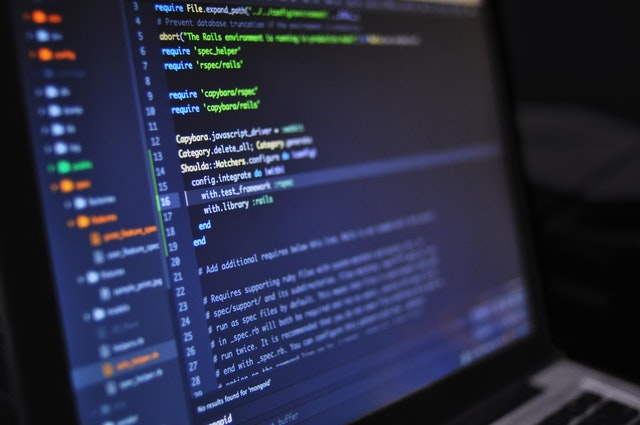
#> input picture blur-close-up-code-computer-546819.jpg, 640 x 425 px
$ python 'Using Pillow.py'
#> lines starting #> are read from the running program, lines starting #| are printed output that depends on the picture
from PIL import Image
import os

image1 = Image.open('blur-close-up-code-computer-546819.jpg')
#> image1 is the input picture: PIL image 640x425 RGB; mean R, G, B 40.3, 44.2, 67.5
# This creates an image instance
image1.show()
# This displays the image
image1.save('blur-close-up-code-computer-546819.png')
# This saves the image using another
# format ".png" which is not compulsory,
# you could decide to save with the same format

"""
Imagine you wanted to change the sizes of multiple pictures and save them
in a different location rather than the original format. Let's do that
"""
size_300 = (300, 300)
# This is the tuple that will be used in the resizing of the image to 300x300pixels
size_700 = (700, 700)
# This is the tuple that will be used in the resizing of the image to 700x700pixels
for f in os.listdir():
    # os.listdir() is used to list out all files and
    # folder in a directory and f pickes them and stores them
    if f.endswith('.jpg'):
        # f.endswith('.jpg') is used to find all the files that ends in ".jpg"
        i = Image.open(f)
        # This creates an image instance with every f that endswith ".jpg"
        f_name, f_ext = os.path.splitext(f)
        # This is used to split a file into its filename and its extension
        print(f_name)
        # This prints the filename
        print(f_ext)
        # This prints the extension
        i.save(f'pngs/{f_name}.png')
        # This saves the images in the pngs folder in png
        i.thumbnail(size_300)
        # This resizes the images to 300x300
        i.save(f'300/{f_name}_300.png')
        # This saves the images in the 300 folder in png with an "_300" showing its a 300 sized image
        i.thumbnail(size_700)
        # This resizes the images to 700x700
        i.save(f'700/{f_name}_700.png')
        # This saves the images in the 300 folder in png with an "_300" showing its a 300 sized image

"""
Now Let's see how we could rotate, blur and change a picture to black and white
"""
image1.convert(mode='L').save('black_and_white.png')
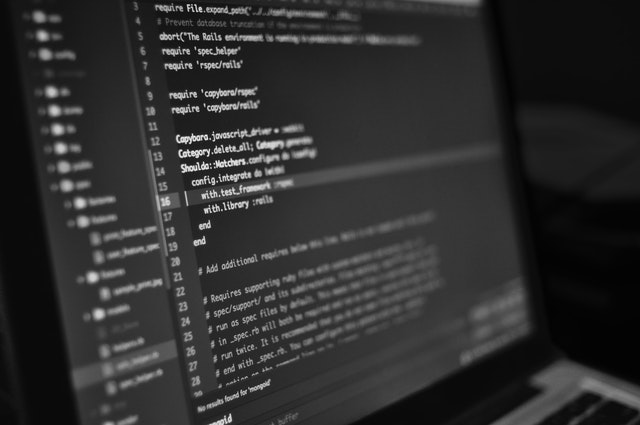
#> saved as black_and_white.png: PIL image 640x425 L; min 1, max 253, mean 45.7
image1.rotate(90).save('rotated_image.png')
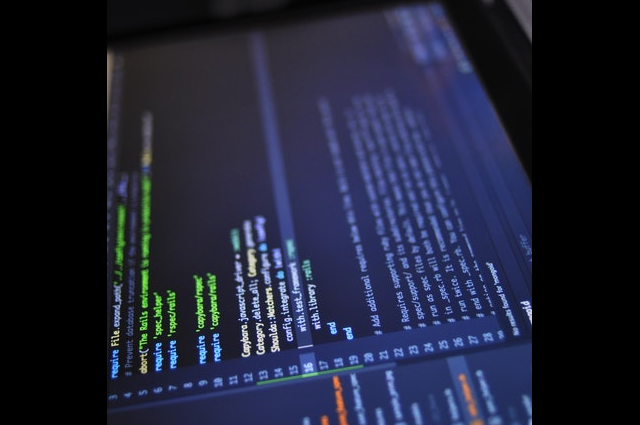
#> saved as rotated_image.png: PIL image 640x425 RGB; mean R, G, B 31.6, 35.1, 54.8
from PIL import ImageFilter
image1.filter(ImageFilter.GaussianBlur(15)).save('blurred_image.png')
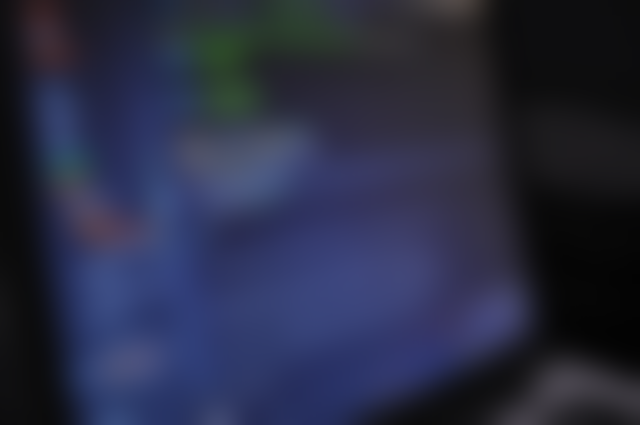
#> saved as blurred_image.png: PIL image 640x425 RGB; mean R, G, B 40.4, 44.2, 67.6
"""
This is just a tip of the iceberg of what can be done with the Pillow library. Keeping creating.....
"""

help(Image)
# Use this for help
